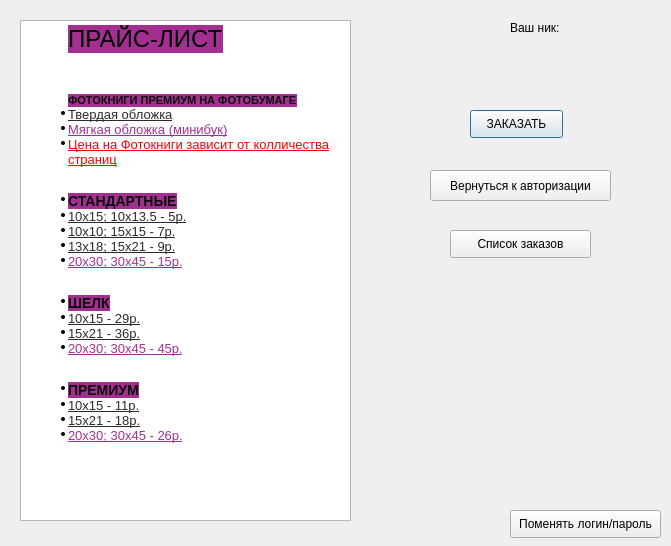
<?xml version="1.0" encoding="UTF-8"?>
<ui version="4.0">
 <class>Priceadm</class>
 <widget class="QDialog" name="Priceadm">
  <property name="geometry">
   <rect>
    <x>0</x>
    <y>0</y>
    <width>671</width>
    <height>546</height>
   </rect>
  </property>
  <property name="windowTitle">
   <string>Dialog</string>
  </property>
  <widget class="QTextBrowser" name="textBrowser">
   <property name="geometry">
    <rect>
     <x>20</x>
     <y>20</y>
     <width>331</width>
     <height>501</height>
    </rect>
   </property>
   <property name="html">
    <string>&lt;!DOCTYPE HTML PUBLIC &quot;-//W3C//DTD HTML 4.0//EN&quot; &quot;http://www.w3.org/TR/REC-html40/strict.dtd&quot;&gt;
&lt;html&gt;&lt;head&gt;&lt;meta name=&quot;qrichtext&quot; content=&quot;1&quot; /&gt;&lt;style type=&quot;text/css&quot;&gt;
p, li { white-space: pre-wrap; }
&lt;/style&gt;&lt;/head&gt;&lt;body style=&quot; font-family:'MS Shell Dlg 2'; font-size:7.8pt; font-weight:400; font-style:normal;&quot;&gt;
&lt;p style=&quot; margin-top:0px; margin-bottom:0px; margin-left:3px; margin-right:3px; -qt-block-indent:1; text-indent:0px;&quot;&gt;&lt;span style=&quot; font-size:18pt; background-color:#a33091;&quot;&gt;ПРАЙС-ЛИСТ&lt;/span&gt;&lt;/p&gt;
&lt;p style=&quot;-qt-paragraph-type:empty; margin-top:0px; margin-bottom:0px; margin-left:3px; margin-right:3px; -qt-block-indent:1; text-indent:0px; font-size:18pt;&quot;&gt;&lt;br /&gt;&lt;/p&gt;
&lt;p style=&quot;-qt-paragraph-type:empty; margin-top:0px; margin-bottom:0px; margin-left:3px; margin-right:3px; -qt-block-indent:1; text-indent:0px; font-family:'inherit'; font-size:8pt; text-decoration: underline; color:#a33091;&quot;&gt;&lt;br /&gt;&lt;/p&gt;
&lt;p style=&quot; margin-top:0px; margin-bottom:0px; margin-left:3px; margin-right:3px; -qt-block-indent:1; text-indent:0px;&quot;&gt;&lt;span style=&quot; font-family:'Open Sans,sans-serif'; font-size:8pt; font-weight:600; color:#0b0b0b; background-color:#a33091; text-transform:uppercase;&quot;&gt;ФОТОКНИГИ ПРЕМИУМ НА ФОТОБУМАГЕ&lt;/span&gt;&lt;/p&gt;
&lt;ul style=&quot;margin-top: 0px; margin-bottom: 0px; margin-left: 0px; margin-right: 0px; -qt-list-indent: 1;&quot;&gt;&lt;li style=&quot; font-family:'inherit'; font-size:8pt; color:#0b0b0b;&quot; style=&quot; margin-top:0px; margin-bottom:0px; margin-left:3px; margin-right:3px; -qt-block-indent:0; text-indent:0px;&quot;&gt;&lt;a href=&quot;https://www.netprint.ru/moscow/photobooks/photobook-premium-hard-cover&quot;&gt;&lt;span style=&quot; font-size:13px; text-decoration: underline; color:#2c2b2c; background-color:transparent;&quot;&gt;Твердая обложка&lt;/span&gt;&lt;/a&gt;&lt;/li&gt;
&lt;li style=&quot; font-family:'inherit'; font-size:8pt; color:#0b0b0b;&quot; style=&quot; margin-top:0px; margin-bottom:0px; margin-left:3px; margin-right:3px; -qt-block-indent:0; text-indent:0px;&quot;&gt;&lt;a href=&quot;https://www.netprint.ru/moscow/photobooks/photobook-premium-soft-cover&quot;&gt;&lt;span style=&quot; font-size:13px; text-decoration: underline; color:#a33091; background-color:transparent;&quot;&gt;Мягкая обложка (минибук)&lt;/span&gt;&lt;/a&gt;&lt;/li&gt;
&lt;li style=&quot; font-family:'inherit'; font-size:8pt; text-decoration: underline; color:#a33091; background-color:transparent;&quot; style=&quot; margin-top:0px; margin-bottom:0px; margin-left:3px; margin-right:3px; -qt-block-indent:0; text-indent:0px;&quot;&gt;&lt;a href=&quot;https://www.netprint.ru/moscow/photobooks/photobook-premium-soft-cover&quot;&gt;&lt;span style=&quot; font-size:13px; color:#ff0000;&quot;&gt;Цена на Фотокниги зависит от колличества страниц&lt;/span&gt;&lt;/a&gt;&lt;/li&gt;&lt;/ul&gt;
&lt;p style=&quot;-qt-paragraph-type:empty; margin-top:0px; margin-bottom:0px; margin-left:3px; margin-right:3px; -qt-block-indent:1; text-indent:0px; font-family:'inherit'; font-size:8pt; text-decoration: underline; color:#a33091;&quot;&gt;&lt;br /&gt;&lt;/p&gt;
&lt;p style=&quot;-qt-paragraph-type:empty; margin-top:0px; margin-bottom:0px; margin-left:3px; margin-right:3px; -qt-block-indent:1; text-indent:0px; font-family:'inherit'; font-size:8pt; text-decoration: underline; color:#a33091;&quot;&gt;&lt;br /&gt;&lt;/p&gt;
&lt;ul style=&quot;margin-top: 0px; margin-bottom: 0px; margin-left: 0px; margin-right: 0px; -qt-list-indent: 1;&quot;&gt;&lt;li style=&quot; font-family:'inherit'; font-size:8pt; text-decoration: underline; color:#a33091; background-color:transparent;&quot; style=&quot; margin-top:0px; margin-bottom:0px; margin-left:3px; margin-right:3px; -qt-block-indent:0; text-indent:0px;&quot;&gt;&lt;span style=&quot; font-family:'Open Sans,sans-serif'; font-size:14px; font-weight:600; text-decoration:none; color:#0b0b0b; background-color:#a33091; text-transform:uppercase;&quot;&gt;СТАНДАРТНЫЕ&lt;/span&gt;&lt;/li&gt;&lt;/ul&gt;
&lt;ul style=&quot;margin-top: 0px; margin-bottom: 0px; margin-left: 0px; margin-right: 0px; -qt-list-indent: 1;&quot;&gt;&lt;li style=&quot; font-family:'inherit'; font-size:8pt; color:#0b0b0b;&quot; style=&quot; margin-top:0px; margin-bottom:0px; margin-left:3px; margin-right:3px; -qt-block-indent:0; text-indent:0px;&quot;&gt;&lt;a href=&quot;https://www.netprint.ru/moscow/photo/photo-standart?blank_id=24618&quot;&gt;&lt;span style=&quot; font-size:13px; text-decoration: underline; color:#2c2b2c; background-color:transparent;&quot;&gt;10х15; 10х13.5 - 5р.&lt;/span&gt;&lt;/a&gt;&lt;/li&gt;
&lt;li style=&quot; font-family:'inherit'; font-size:8pt; color:#0b0b0b;&quot; style=&quot; margin-top:0px; margin-bottom:0px; margin-left:3px; margin-right:3px; -qt-block-indent:0; text-indent:0px;&quot;&gt;&lt;a href=&quot;https://www.netprint.ru/moscow/photo/photo-standart&quot;&gt;&lt;span style=&quot; font-size:13px; text-decoration: underline; color:#2c2b2c; background-color:transparent;&quot;&gt;10х10; 15х15 - 7р.&lt;/span&gt;&lt;/a&gt;&lt;/li&gt;
&lt;li style=&quot; font-family:'inherit'; font-size:8pt; color:#0b0b0b;&quot; style=&quot; margin-top:0px; margin-bottom:0px; margin-left:3px; margin-right:3px; -qt-block-indent:0; text-indent:0px;&quot;&gt;&lt;a href=&quot;https://www.netprint.ru/moscow/photo/photo-standart&quot;&gt;&lt;span style=&quot; font-size:13px; text-decoration: underline; color:#2c2b2c; background-color:transparent;&quot;&gt;13x18; 15х21 - 9р.&lt;/span&gt;&lt;/a&gt;&lt;/li&gt;
&lt;li style=&quot; font-family:'inherit'; font-size:8pt; color:#0b0b0b;&quot; style=&quot; margin-top:0px; margin-bottom:0px; margin-left:3px; margin-right:3px; -qt-block-indent:0; text-indent:0px;&quot;&gt;&lt;a href=&quot;https://www.netprint.ru/moscow/photo/photo-standart&quot;&gt;&lt;span style=&quot; font-size:13px; text-decoration: underline; color:#a33091; background-color:transparent;&quot;&gt;20х30; 30х45 - 15р.&lt;/span&gt;&lt;/a&gt;&lt;/li&gt;
&lt;p style=&quot;-qt-paragraph-type:empty; margin-top:0px; margin-bottom:0px; margin-left:3px; margin-right:3px; -qt-block-indent:1; text-indent:0px; font-family:'inherit'; font-size:8pt; text-decoration: underline; color:#a33091;&quot;&gt;&lt;br /&gt;&lt;/p&gt;
&lt;p style=&quot;-qt-paragraph-type:empty; margin-top:0px; margin-bottom:0px; margin-left:3px; margin-right:3px; -qt-block-indent:1; text-indent:0px; font-family:'inherit'; font-size:8pt; text-decoration: underline; color:#a33091;&quot;&gt;&lt;br /&gt;&lt;/p&gt;
&lt;li style=&quot; font-family:'inherit'; font-size:8pt; text-decoration: underline; color:#a33091; background-color:transparent;&quot; style=&quot; margin-top:0px; margin-bottom:0px; margin-left:3px; margin-right:3px; -qt-block-indent:0; text-indent:0px;&quot;&gt;&lt;span style=&quot; font-family:'Open Sans,sans-serif'; font-size:14px; font-weight:600; text-decoration:none; color:#0b0b0b; background-color:#a33091; text-transform:uppercase;&quot;&gt;ШЕЛК&lt;/span&gt;&lt;/li&gt;&lt;/ul&gt;
&lt;ul style=&quot;margin-top: 0px; margin-bottom: 0px; margin-left: 0px; margin-right: 0px; -qt-list-indent: 1;&quot;&gt;&lt;li style=&quot; font-family:'inherit'; font-size:8pt; color:#0b0b0b;&quot; style=&quot; margin-top:0px; margin-bottom:0px; margin-left:3px; margin-right:3px; -qt-block-indent:0; text-indent:0px;&quot;&gt;&lt;a href=&quot;https://www.netprint.ru/moscow/photo/photo-silk&quot;&gt;&lt;span style=&quot; font-size:13px; text-decoration: underline; color:#2c2b2c; background-color:transparent;&quot;&gt;10х15 - 29р.&lt;/span&gt;&lt;/a&gt;&lt;/li&gt;
&lt;li style=&quot; font-family:'inherit'; font-size:8pt; color:#0b0b0b;&quot; style=&quot; margin-top:0px; margin-bottom:0px; margin-left:3px; margin-right:3px; -qt-block-indent:0; text-indent:0px;&quot;&gt;&lt;a href=&quot;https://www.netprint.ru/moscow/photo/photo-silk&quot;&gt;&lt;span style=&quot; font-size:13px; text-decoration: underline; color:#2c2b2c; background-color:transparent;&quot;&gt;15х21 - 36р.&lt;/span&gt;&lt;/a&gt;&lt;/li&gt;
&lt;li style=&quot; font-family:'inherit'; font-size:8pt; color:#0b0b0b;&quot; style=&quot; margin-top:0px; margin-bottom:0px; margin-left:3px; margin-right:3px; -qt-block-indent:0; text-indent:0px;&quot;&gt;&lt;a href=&quot;https://www.netprint.ru/moscow/photo/photo-silk&quot;&gt;&lt;span style=&quot; font-size:13px; text-decoration: underline; color:#a33091; background-color:transparent;&quot;&gt;20х30; 30х45 - 45р.&lt;/span&gt;&lt;/a&gt;&lt;/li&gt;
&lt;p style=&quot;-qt-paragraph-type:empty; margin-top:0px; margin-bottom:0px; margin-left:3px; margin-right:3px; -qt-block-indent:1; text-indent:0px; font-family:'inherit'; font-size:8pt; text-decoration: underline; color:#a33091;&quot;&gt;&lt;br /&gt;&lt;/p&gt;
&lt;p style=&quot;-qt-paragraph-type:empty; margin-top:0px; margin-bottom:0px; margin-left:3px; margin-right:3px; -qt-block-indent:1; text-indent:0px; font-family:'inherit'; font-size:8pt; text-decoration: underline; color:#a33091;&quot;&gt;&lt;br /&gt;&lt;/p&gt;
&lt;li style=&quot; font-family:'inherit'; font-size:8pt; text-decoration: underline; color:#a33091; background-color:transparent;&quot; style=&quot; margin-top:0px; margin-bottom:0px; margin-left:3px; margin-right:3px; -qt-block-indent:0; text-indent:0px;&quot;&gt;&lt;span style=&quot; font-family:'Open Sans,sans-serif'; font-size:14px; font-weight:600; text-decoration:none; color:#0b0b0b; background-color:#a33091; text-transform:uppercase;&quot;&gt;ПРЕМИУМ&lt;/span&gt;&lt;/li&gt;&lt;/ul&gt;
&lt;ul style=&quot;margin-top: 0px; margin-bottom: 0px; margin-left: 0px; margin-right: 0px; -qt-list-indent: 1;&quot;&gt;&lt;li style=&quot; font-family:'inherit'; font-size:8pt; color:#0b0b0b;&quot; style=&quot; margin-top:0px; margin-bottom:0px; margin-left:3px; margin-right:3px; -qt-block-indent:0; text-indent:0px;&quot;&gt;&lt;a href=&quot;https://www.netprint.ru/moscow/photo/photo-premium&quot;&gt;&lt;span style=&quot; font-size:13px; text-decoration: underline; color:#2c2b2c; background-color:transparent;&quot;&gt;10х15 - 11р.&lt;/span&gt;&lt;/a&gt;&lt;/li&gt;
&lt;li style=&quot; font-family:'inherit'; font-size:8pt; color:#0b0b0b;&quot; style=&quot; margin-top:0px; margin-bottom:0px; margin-left:3px; margin-right:3px; -qt-block-indent:0; text-indent:0px;&quot;&gt;&lt;a href=&quot;https://www.netprint.ru/moscow/photo/photo-premium&quot;&gt;&lt;span style=&quot; font-size:13px; text-decoration: underline; color:#2c2b2c; background-color:transparent;&quot;&gt;15x21 - 18р.&lt;/span&gt;&lt;/a&gt;&lt;/li&gt;
&lt;li style=&quot; font-family:'inherit'; font-size:8pt; color:#0b0b0b;&quot; style=&quot; margin-top:0px; margin-bottom:0px; margin-left:3px; margin-right:3px; -qt-block-indent:0; text-indent:0px;&quot;&gt;&lt;a href=&quot;https://www.netprint.ru/moscow/photo/photo-premium&quot;&gt;&lt;span style=&quot; font-size:13px; text-decoration: underline; color:#a33091; background-color:transparent;&quot;&gt;20х30; 30х45 - 26р.&lt;/span&gt;&lt;/a&gt;&lt;/li&gt;&lt;/ul&gt;&lt;/body&gt;&lt;/html&gt;</string>
   </property>
  </widget>
  <widget class="QPushButton" name="Zakaz">
   <property name="geometry">
    <rect>
     <x>470</x>
     <y>110</y>
     <width>93</width>
     <height>28</height>
    </rect>
   </property>
   <property name="text">
    <string>ЗАКАЗАТЬ</string>
   </property>
  </widget>
  <widget class="QPushButton" name="klog">
   <property name="geometry">
    <rect>
     <x>430</x>
     <y>170</y>
     <width>181</width>
     <height>31</height>
    </rect>
   </property>
   <property name="text">
    <string>Вернуться к авторизации</string>
   </property>
  </widget>
  <widget class="QLabel" name="label">
   <property name="geometry">
    <rect>
     <x>510</x>
     <y>20</y>
     <width>61</width>
     <height>16</height>
    </rect>
   </property>
   <property name="text">
    <string>Ваш ник:</string>
   </property>
  </widget>
  <widget class="QLabel" name="yourlogin">
   <property name="geometry">
    <rect>
     <x>570</x>
     <y>20</y>
     <width>55</width>
     <height>16</height>
    </rect>
   </property>
   <property name="text">
    <string/>
   </property>
  </widget>
  <widget class="QPushButton" name="pushButton">
   <property name="geometry">
    <rect>
     <x>510</x>
     <y>510</y>
     <width>151</width>
     <height>28</height>
    </rect>
   </property>
   <property name="text">
    <string>Поменять логин/пароль</string>
   </property>
  </widget>
  <widget class="QPushButton" name="pushButton_2">
   <property name="geometry">
    <rect>
     <x>450</x>
     <y>230</y>
     <width>141</width>
     <height>28</height>
    </rect>
   </property>
   <property name="text">
    <string>Список заказов</string>
   </property>
  </widget>
 </widget>
 <resources/>
 <connections/>
</ui>
